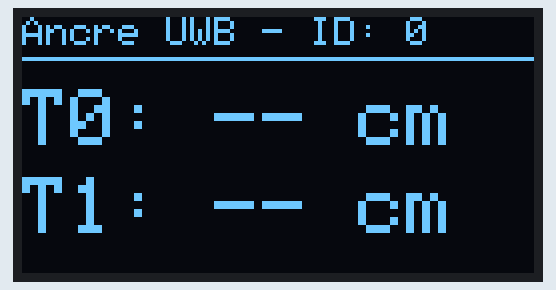
Recording of a program running on a simulated ESP32-S3. On the bench: 128×64 one-colour display. The modem accepts every AT command (registered, SIM ready, sends succeed) and sends nothing else; what the program prints to the serial monitor is not drawn.

Above: at 7.5 s.

The program:

main.cpp
```cpp
#include <Arduino.h>
#include <Wire.h>
#include <Adafruit_GFX.h>
#include <Adafruit_SSD1306.h>

// Configuration de l'Ancre (À modifier pour chaque carte : 0, 1, 2, 3)
#define ANCHOR_ID 0

// Définitions matérielles ESP32-S3 Makerfabs
#define RESET_PIN 16
#define IO_RXD2 18
#define IO_TXD2 17
#define I2C_SDA 39
#define I2C_SCL 38

HardwareSerial SERIAL_AT(2);
Adafruit_SSD1306 display(128, 64, &Wire, -1);

// Tableau pour stocker la dernière distance connue des 2 Tags
int distancesTags[2] = {-1, -1};

void sendCommand(const char* cmd) {
    Serial.println(cmd);
    SERIAL_AT.println(cmd);
    delay(300);
}

void updateOLED() {
    display.clearDisplay();
    display.setTextSize(1);
    display.setTextColor(SSD1306_WHITE);

    // En-tête
    display.setCursor(0, 0);
    display.printf("Ancre UWB - ID: %d\n", ANCHOR_ID);
    display.drawLine(0, 10, 128, 10, SSD1306_WHITE);

    // Affichage des distances
    display.setTextSize(2);

    display.setCursor(0, 18);
    if (distancesTags[0] > 0) display.printf("T0: %d cm\n", distancesTags[0]);
    else display.printf("T0: -- cm\n");

    display.setCursor(0, 40);
    if (distancesTags[1] > 0) display.printf("T1: %d cm\n", distancesTags[1]);
    else display.printf("T1: -- cm\n");

    display.display();
}

void setup() {
    Serial.begin(115200);

    // Initialisation de l'OLED
    Wire.begin(I2C_SDA, I2C_SCL);
    if (!display.begin(SSD1306_SWITCHCAPVCC, 0x3C)) {
        Serial.println(F("Erreur SSD1306"));
        for (;;);
    }

    display.clearDisplay();
    display.setTextSize(1);
    display.setTextColor(SSD1306_WHITE);
    display.setCursor(0, 20);
    display.println("Demarrage Ancre...");
    display.display();

    // Reset matériel du DW3000
    pinMode(RESET_PIN, OUTPUT);
    digitalWrite(RESET_PIN, LOW);
    delay(3100);
    pinMode(RESET_PIN, INPUT);
    delay(1000);

    SERIAL_AT.begin(115200, SERIAL_8N1, IO_RXD2, IO_TXD2);

    // Configuration automatique
    char cfgCmd[32];
    sprintf(cfgCmd, "AT+SETCFG=%d,1,1,0", ANCHOR_ID); // Anchor, 6.8M, Filtre OFF
    sendCommand(cfgCmd);
    sendCommand("AT+SETCAP=2,10,0"); // 2 Tags max, 10ms par slot
    sendCommand("AT+SETPAN=1111");   // Réseau VigiZone
    sendCommand("AT+SETRPT=1");      // Active l'auto-report des distances
    sendCommand("AT+SAVE");          // Sauvegarde en Flash
    sendCommand("AT+RESTART");       // Redémarrage
    delay(1500);

    updateOLED();
}

void loop() {
    if (SERIAL_AT.available()) {
        String ligne = SERIAL_AT.readStringUntil('\n');
        ligne.trim();

        if (ligne.startsWith("AT+RANGE")) {
            int tid, ranges[4];

            int matched = sscanf(ligne.c_str(), "AT+RANGE=tid:%d, mask:%*x, seq: %*d, range: (%d,%d,%d,%d",
                                 &tid, &ranges[0], &ranges[1], &ranges[2], &ranges[3]);

            if (matched == 5 && tid < 2) { // On s'assure que le Tag ID est 0 ou 1
                // On extrait uniquement la distance qui correspond à NOTRE ID d'ancre
                int maDistance = ranges[ANCHOR_ID];

                // On met à jour le tableau si la distance est valide
                if (maDistance > 0) {
                    distancesTags[tid] = maDistance;
                    updateOLED(); // Rafraîchit l'écran avec la nouvelle valeur
                }
            }
        }
    }
}
```
